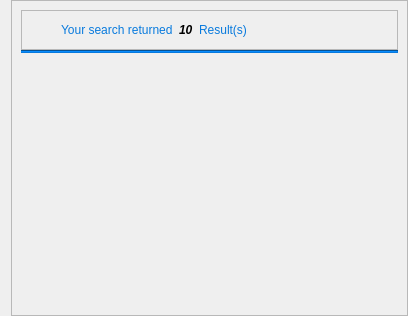
<?xml version="1.0" encoding="UTF-8"?>
<ui version="4.0">
 <class>SearchResult</class>
 <widget class="QWidget" name="SearchResult">
  <property name="geometry">
   <rect>
    <x>0</x>
    <y>0</y>
    <width>408</width>
    <height>316</height>
   </rect>
  </property>
  <property name="sizePolicy">
   <sizepolicy hsizetype="Preferred" vsizetype="Expanding">
    <horstretch>0</horstretch>
    <verstretch>0</verstretch>
   </sizepolicy>
  </property>
  <property name="windowTitle">
   <string>Form</string>
  </property>
  <layout class="QGridLayout" name="gridLayout">
   <property name="topMargin">
    <number>0</number>
   </property>
   <property name="rightMargin">
    <number>0</number>
   </property>
   <property name="bottomMargin">
    <number>0</number>
   </property>
   <property name="spacing">
    <number>0</number>
   </property>
   <item row="0" column="0">
    <widget class="QScrollArea" name="scrollArea">
     <property name="widgetResizable">
      <bool>true</bool>
     </property>
     <widget class="QWidget" name="scrollAreaWidgetContents">
      <property name="geometry">
       <rect>
        <x>0</x>
        <y>0</y>
        <width>395</width>
        <height>312</height>
       </rect>
      </property>
      <layout class="QGridLayout" name="gridLayout_4">
       <item row="3" column="1">
        <spacer name="verticalSpacer">
         <property name="orientation">
          <enum>Qt::Vertical</enum>
         </property>
         <property name="sizeHint" stdset="0">
          <size>
           <width>20</width>
           <height>183</height>
          </size>
         </property>
        </spacer>
       </item>
       <item row="1" column="2">
        <spacer name="horizontalSpacer_2">
         <property name="orientation">
          <enum>Qt::Horizontal</enum>
         </property>
         <property name="sizeHint" stdset="0">
          <size>
           <width>168</width>
           <height>20</height>
          </size>
         </property>
        </spacer>
       </item>
       <item row="0" column="0" colspan="3">
        <layout class="QVBoxLayout" name="verticalLayout">
         <property name="spacing">
          <number>0</number>
         </property>
         <item>
          <widget class="QFrame" name="frame">
           <property name="sizePolicy">
            <sizepolicy hsizetype="Preferred" vsizetype="Preferred">
             <horstretch>0</horstretch>
             <verstretch>0</verstretch>
            </sizepolicy>
           </property>
           <property name="minimumSize">
            <size>
             <width>0</width>
             <height>40</height>
            </size>
           </property>
           <property name="maximumSize">
            <size>
             <width>16777215</width>
             <height>40</height>
            </size>
           </property>
           <property name="frameShape">
            <enum>QFrame::StyledPanel</enum>
           </property>
           <property name="frameShadow">
            <enum>QFrame::Raised</enum>
           </property>
           <layout class="QHBoxLayout" name="horizontalLayout_2">
            <item>
             <spacer name="horizontalSpacer_4">
              <property name="orientation">
               <enum>Qt::Horizontal</enum>
              </property>
              <property name="sizeType">
               <enum>QSizePolicy::Fixed</enum>
              </property>
              <property name="sizeHint" stdset="0">
               <size>
                <width>30</width>
                <height>20</height>
               </size>
              </property>
             </spacer>
            </item>
            <item>
             <widget class="QLabel" name="label">
              <property name="text">
               <string>&lt;html&gt;&lt;head/&gt;&lt;body&gt;&lt;p&gt;&lt;span style=&quot; color:#087add;&quot;&gt;Your search returned&lt;/span&gt;&lt;/p&gt;&lt;/body&gt;&lt;/html&gt;</string>
              </property>
             </widget>
            </item>
            <item>
             <widget class="QLabel" name="n_results">
              <property name="font">
               <font>
                <weight>75</weight>
                <italic>true</italic>
                <bold>true</bold>
               </font>
              </property>
              <property name="text">
               <string>10</string>
              </property>
             </widget>
            </item>
            <item>
             <widget class="QLabel" name="label_2">
              <property name="text">
               <string>&lt;html&gt;&lt;head/&gt;&lt;body&gt;&lt;p&gt;&lt;span style=&quot; color:#087add;&quot;&gt;Result(s)&lt;/span&gt;&lt;/p&gt;&lt;/body&gt;&lt;/html&gt;</string>
              </property>
             </widget>
            </item>
            <item>
             <spacer name="horizontalSpacer_3">
              <property name="orientation">
               <enum>Qt::Horizontal</enum>
              </property>
              <property name="sizeHint" stdset="0">
               <size>
                <width>40</width>
                <height>20</height>
               </size>
              </property>
             </spacer>
            </item>
           </layout>
          </widget>
         </item>
         <item>
          <widget class="Line" name="line">
           <property name="styleSheet">
            <string notr="true">background:rgb(8, 122, 221)</string>
           </property>
           <property name="orientation">
            <enum>Qt::Horizontal</enum>
           </property>
          </widget>
         </item>
        </layout>
       </item>
       <item row="1" column="1">
        <layout class="QGridLayout" name="box_search_result_friends">
         <item row="0" column="0">
          <widget class="QLabel" name="label_8">
           <property name="maximumSize">
            <size>
             <width>16777215</width>
             <height>0</height>
            </size>
           </property>
           <property name="text">
            <string/>
           </property>
          </widget>
         </item>
         <item row="1" column="0">
          <widget class="QLabel" name="label_9">
           <property name="maximumSize">
            <size>
             <width>16777215</width>
             <height>0</height>
            </size>
           </property>
           <property name="text">
            <string/>
           </property>
          </widget>
         </item>
         <item row="2" column="0">
          <widget class="QLabel" name="label_10">
           <property name="maximumSize">
            <size>
             <width>16777215</width>
             <height>0</height>
            </size>
           </property>
           <property name="text">
            <string/>
           </property>
          </widget>
         </item>
         <item row="0" column="2">
          <widget class="QLabel" name="label_11">
           <property name="maximumSize">
            <size>
             <width>16777215</width>
             <height>0</height>
            </size>
           </property>
           <property name="text">
            <string/>
           </property>
          </widget>
         </item>
         <item row="0" column="1">
          <widget class="QLabel" name="label_12">
           <property name="maximumSize">
            <size>
             <width>16777215</width>
             <height>0</height>
            </size>
           </property>
           <property name="text">
            <string/>
           </property>
          </widget>
         </item>
        </layout>
       </item>
       <item row="1" column="0">
        <spacer name="horizontalSpacer">
         <property name="orientation">
          <enum>Qt::Horizontal</enum>
         </property>
         <property name="sizeHint" stdset="0">
          <size>
           <width>168</width>
           <height>20</height>
          </size>
         </property>
        </spacer>
       </item>
       <item row="2" column="1">
        <layout class="QVBoxLayout" name="box_search_result_ads"/>
       </item>
      </layout>
     </widget>
    </widget>
   </item>
  </layout>
 </widget>
 <resources/>
 <connections/>
</ui>
